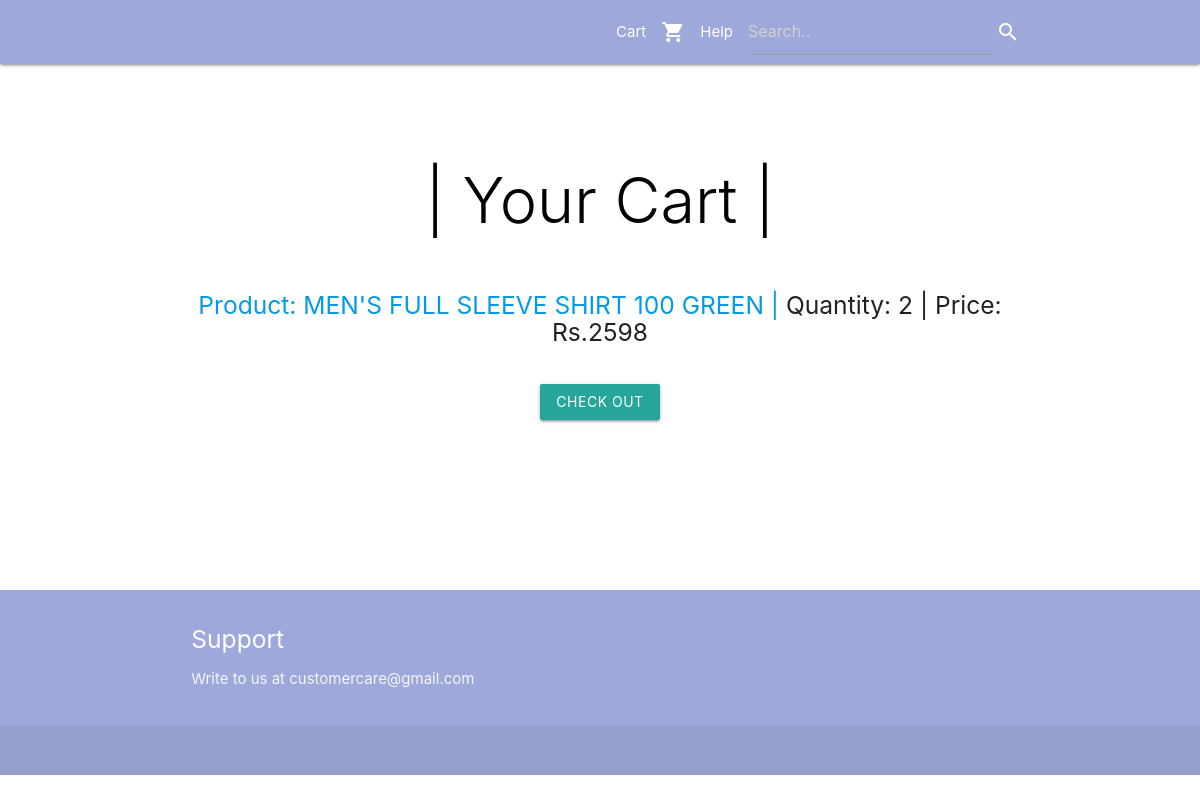
Before: /cart/ with the older database file.
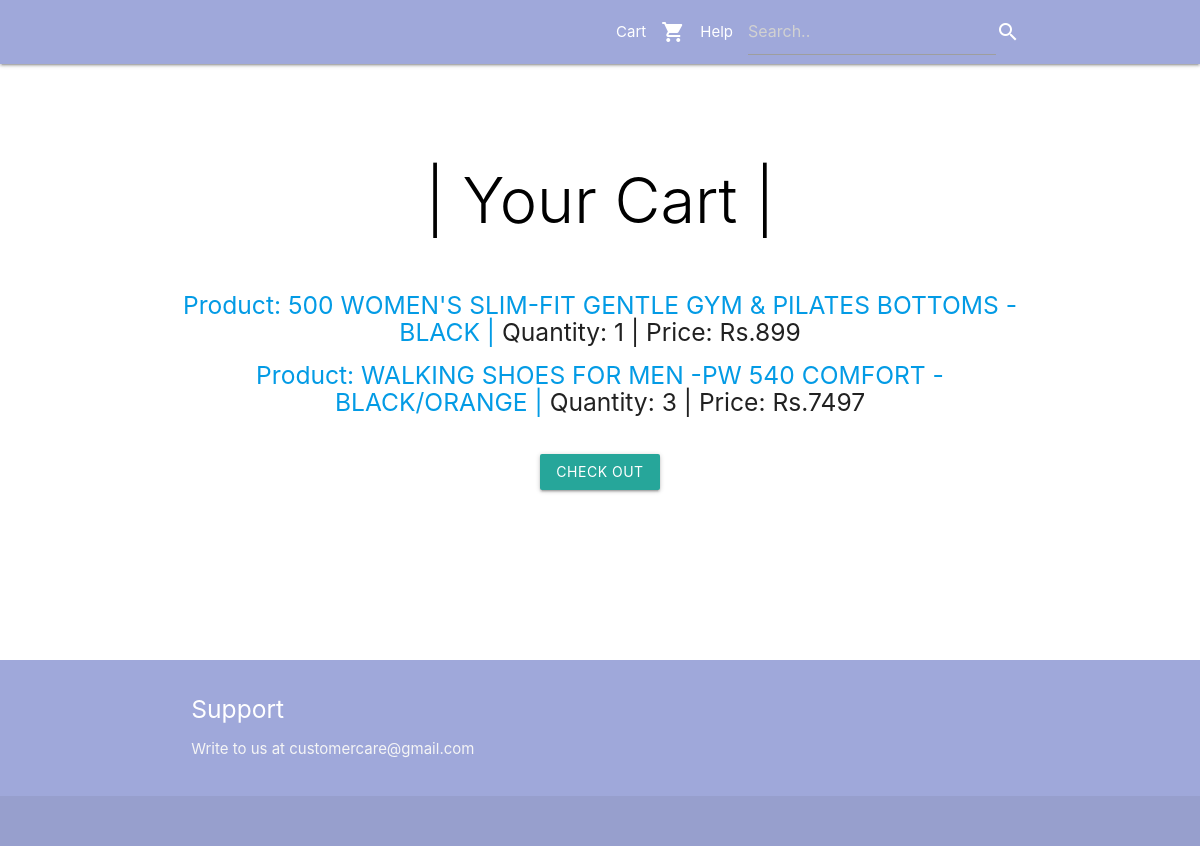
After: the same page with the newer database file.
### cart/models.py (models this page shows, shortened)
class product(models.Model):
    product_ID = models.IntegerField(primary_key=True)
    product_name = models.CharField(max_length=200, blank=True)
    category = models.CharField(max_length=200, blank=True)
    product_stock = models.IntegerField(default=0)
    price = models.IntegerField(default=0)
    product_description = models.CharField(max_length=300, default='Null')
    cart = models.CharField(max_length=5000, default='Null')
    quantity = models.IntegerField(default=0)
    imagesrc = models.CharField(max_length=500, default=" ")

### cart/views.py (the view)
# urls.py: path('cart/', views.cart, name='cart'),
def cart(request):
    products = product.objects.all().filter(cart="1")
    template = loader.get_template('cart.html')
    context = {
        'products': products,
    }
    return HttpResponse(template.render(context, request))

### cart/templates/cart.html (shortened to what this page needs)
<!DOCTYPE html>
<html lang="en">
{% block head %}
<head>
{% load static %}
  <link href="{% static 'css/materialize.css' %}" type="text/css" rel="stylesheet" media="screen,projection"/>
  <link href="{% static 'css/style.css' %}" type="text/css" rel="stylesheet" media="screen,projection"/>
</head>
{% endblock %}
{% block body %}
<body>
  {% load static %}
  <nav class="indigo lighten-3" role="navigation">
    <div class="nav-wrapper container"><a id="logo-container" href="http://127.0.0.1:8000/cart/" class="brand-logo">
      {% load static %}
      <ul class="right hide-on-med-and-down">
        <li><a href="http://127.0.0.1:8000/cart/">Cart</a></li><li><i class="material-icons">shopping_cart</i></li>
        <li><a href="#">Help</a></li>
        <li><input type="text" placeholder="Search.." name="search"></li><li><i class="material-icons">search</i></li>
      </ul>
    </div>
  </nav>
  <div class="section no-pad-bot" id="index-banner">
    <div class="container">
      <br><br>
      <h1 class="header center black-text light">| Your Cart |</h1>
    </div>
  </div>
  <div class="container">
    <div class="section">
      <div class="row">
        {% if products %}
            <ul>
            {% for product in products %}
                <h5 class="center"><li><a href="/viewcart/{{ product.product_ID }}/">Product: {{product.product_name }} |</a> Quantity: {{product.quantity }} | Price: Rs.{% widthratio product.price 1 product.quantity %}</li></h5>
            {% endfor %}
            </ul>
        {% else %}
            <p>No products are available.</p>
        {% endif %}
<form action='checkout/' method="POST" id="form1">
<br>
<div class="container">
  <div class="center">
  <button
    type="submit"
    class="btn attendBtn"
    name="check out">Check Out
  </button>
</div>
</div>
 </form>
      </div>
      </div>
      </div>
    <br><br>
  <br><br>
  <br><br>
  <footer class="page-footer indigo lighten-3">
    <div class="container">
      <div class="row">
        <div class="col l6 s12">
          <h5 class="white-text">Support</h5>
          <p class="grey-text text-lighten-4">Write to us at customercare@gmail.com</p>
        </div>
      </div>
    </div>
    <div class="footer-copyright">
    </div>
  </footer>
  </body>
  {% endblock %}
</html>

Changed rows visible on the page:
no longer on this page (row edited): product: product_name "MEN'S FULL SLEEVE SHIRT 100 GREEN", quantity "2", price+quantity "2598"
now on this page (row edited): product: product_name "500 WOMEN'S SLIM-FIT GENTLE GYM & PILATES BOTTOMS - BLACK", quantity "1", price+quantity "899"
now on this page (row edited): product: product_name "WALKING SHOES FOR MEN -PW 540 COMFORT - BLACK/ORANGE", quantity "3", price+quantity "7497"
